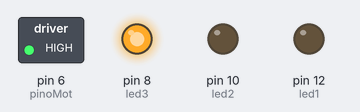
Recording of a sketch running on a simulated Arduino Uno, built with avr-gcc and run on an emulated ATmega328P. Shown: switched loads named in the sketch (green lamp = pin HIGH), output pins drawn as LEDs (lit = HIGH). What the sketch prints to the serial monitor is not drawn.

Above: at 0.1 s.
Timing chart, 0 to 1.6 s (numbered marks = the images above):
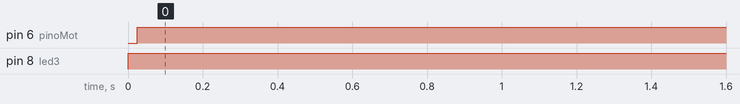

The sketch:

irrigacao.ino
```cpp
// Definição dos pinos

// Pino analógico para o sensor
const int pinoSensorUmidade = A0;

// Pino digital para o LED
const int led1 = 12;
const int led2 = 10;
const int led3 = 8;

//leitura do limiar de úmidade do solo
const int limiteSeco = 850;
const int limiteUmido = 550;

// Pino digital para o Motor
const int pinoMot = 6;

void setup() {
  // Configura o pino do LED como Saída
  pinMode(led1, OUTPUT);
  pinMode(led2, OUTPUT);
  pinMode(led3, OUTPUT);

  // Configura o pino do Motor como saída
  pinMode (pinoMot, OUTPUT);

  // Inicia a comunicação Serial para imprimir no Monitor Serial
  Serial.begin(9600);
  Serial.println("Monitor de Umidade do Solo Iniciado!");
}

void loop() {
  // Lê o valor do sensor de umidade (0 a 1023)
  int leituraUmidade = analogRead(pinoSensorUmidade);

  // Imprime o valor da leitura no Monitor Serial
  Serial.print("Leitura do Sensor: ");
  Serial.println(leituraUmidade);

  // Verifica o nível de umidade e toma uma ação
  if (leituraUmidade > limiteSeco) {
    digitalWrite(led1, HIGH); // LED aceso
    digitalWrite(led2, LOW);

    digitalWrite(led3, LOW);

    Serial.println(">>> ALERTA: Solo Super Seco! Regue a planta. <<<");
    digitalWrite(pinoMot,LOW);

  } else if(leituraUmidade < limiteSeco && leituraUmidade > limiteUmido){
    digitalWrite(led1, LOW);
    digitalWrite(led2, HIGH);
    digitalWrite(led3, LOW);
    Serial.println("Status: Umidade ideal.");


    digitalWrite(pinoMot, HIGH); //liga o motor
    delay(10000); //aguarda 10 segundos
    digitalWrite(pinoMot, LOW); //desliga o motor


  }else {
    digitalWrite(led1, LOW);
    digitalWrite(led2, LOW);
    digitalWrite(led3, HIGH);
    Serial.println("Status: Solo Encharcado.");
    digitalWrite(pinoMot, HIGH);
  }

  Serial.println("------------------------------------");

  // Pequena pausa antes da próxima leitura
  delay(600000); // Aguarda 10 min
  //delay(2000); // Aguarda 2 segundos

}
```

Measured:
- by itself, pin 6 (pinoMot): LOW → HIGH at 0.02 s
- by itself, pin 8 (led3): LOW → HIGH at 0.00 s
